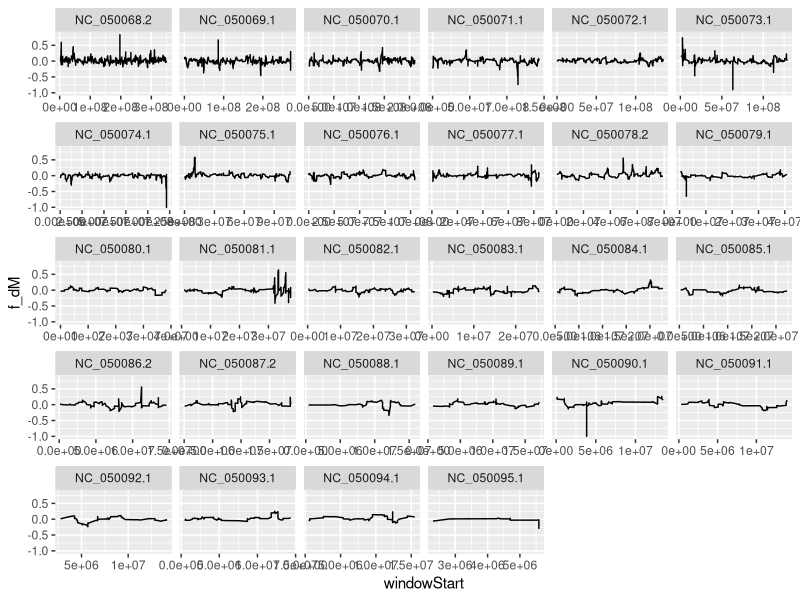

R code for this plot:
library(tidyverse)

dstats <- read_tsv("Lo_Cc_Ei_localFstats__10_1.txt")

dstats |>
  ggplot(aes(x = windowStart, y = f_dM)) +
  geom_line() +
  facet_wrap(~chr, scales = "free_x")
